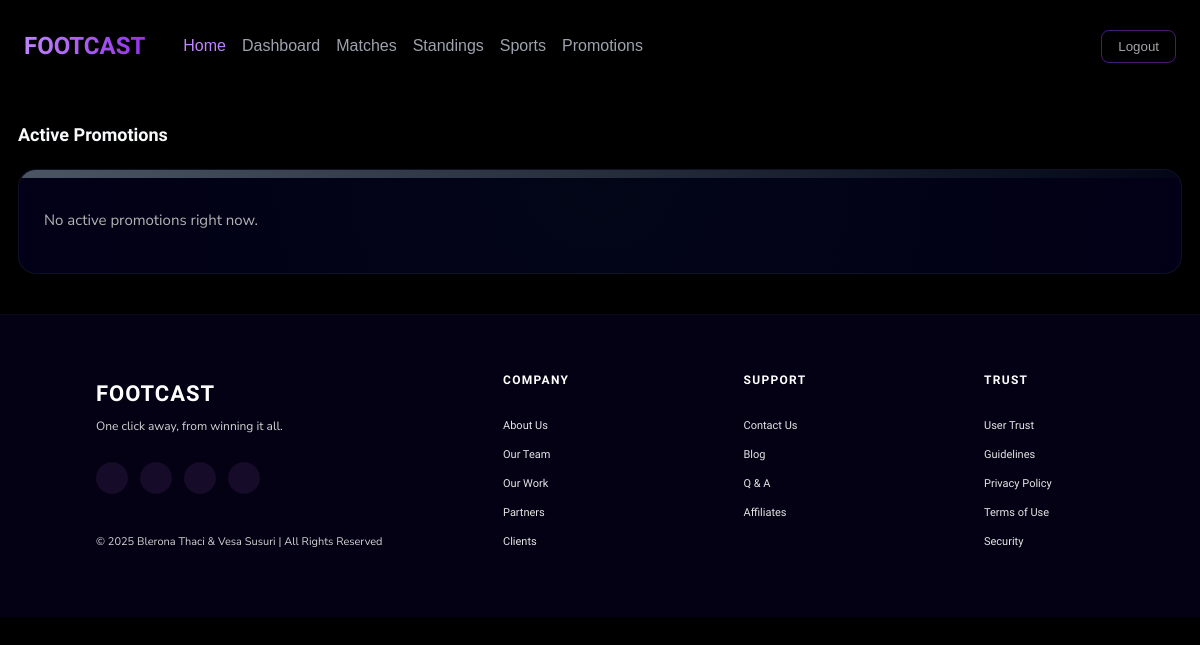
The app's page /promotions.php (signed in), older data.
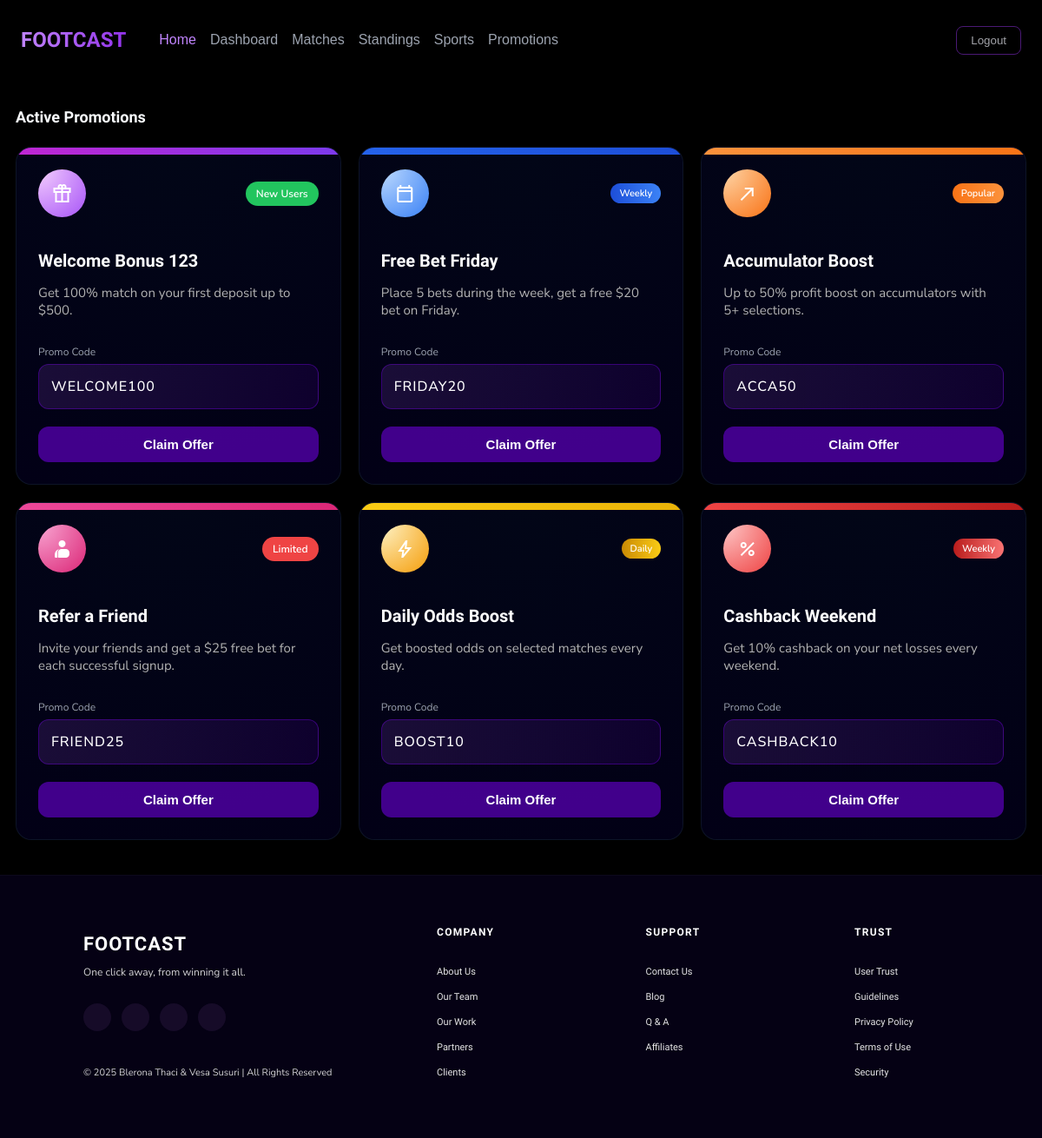
The same page, newer data.
### tables this page shows
CREATE TABLE `promotions` (
  `id` int(11) NOT NULL,
  `title` varchar(120) NOT NULL,
  `description` text NOT NULL,
  `promo_code` varchar(50) DEFAULT NULL,
  `tag_label` varchar(60) DEFAULT NULL,
  `tag_style` varchar(40) DEFAULT NULL,
  `icon_name` varchar(80) DEFAULT NULL,
  `card_style` varchar(40) DEFAULT NULL,
  `is_active` tinyint(1) NOT NULL DEFAULT 1,
  `sort_order` int(11) NOT NULL DEFAULT 0,
  `start_date` datetime DEFAULT NULL,
  `end_date` datetime DEFAULT NULL,
  `created_at` timestamp NOT NULL DEFAULT current_timestamp(),
  `updated_at` timestamp NOT NULL DEFAULT current_timestamp() ON UPDATE current_timestamp()
);

### admin-dashboard/assets/includes/PromotionsRepository.php (called while the page is built, shortened)
<?php
final class PromotionsRepository{
    private mysqli $db;
    public function __construct(mysqli $db){
        $this->db = $db;
    }
    public function getAll(): array{
        $stmt = $this->db->prepare(
            'SELECT id, title, description, promo_code, tag_label, tag_style, icon_name, card_style, is_active, sort_order, start_date, end_date, updated_at
             FROM promotions
             ORDER BY sort_order ASC, updated_at DESC'
        );
        return $this->fetchAll($stmt);
    }
    private function fetchAll(?mysqli_stmt $stmt): array {
        $stmt->execute();
        $result = $stmt->get_result();
        $rows = [];
        if ($result) {
            while ($row = $result->fetch_assoc()) {
                $rows[] = $row;
            }
        }
        return $rows;
    }
}

### promotions.php (the view, shortened to what this page needs)
<?php
require_once __DIR__ . '/admin-dashboard/assets/includes/PromotionsRepository.php';
$db = footcast_db();
$promotionsRepository = new PromotionsRepository($db);
$allPromotions = $promotionsRepository->getAll();
$activePromotions = [];
foreach ($allPromotions as $promo) {
    $activePromotions[] = $promo;
}
?>
<!DOCTYPE html>
<html lang="en">
<head>
  <link rel="stylesheet" href="./assets/css/promotions.css" />
  <link rel="stylesheet" href="./assets/css/matches.css">
</head>
<body>
<?php include('./assets/php/header.php'); ?>
  <main>
    <h3 class="page-title">Active Promotions</h3>
    <section class="promotions-grid">
      <?php if (empty($activePromotions)): ?>
        <div class="promo-card">
          <div class="promo-card-inner">
            <div class="promo-body">
              <p class="promo-text">No active promotions right now.</p>
            </div>
          </div>
        </div>
      <?php else: ?>
        <?php foreach ($activePromotions as $promo): ?>
          <?php
            $cardStyle = trim((string) ($promo['card_style'] ?? ''));
            $tagStyle = trim((string) ($promo['tag_style'] ?? ''));
            $iconName = trim((string) ($promo['icon_name'] ?? 'local_offer'));
            $tagLabel = trim((string) ($promo['tag_label'] ?? ''));
            $promoCode = trim((string) ($promo['promo_code'] ?? ''));
            $iconClass = '';
            if (strpos($cardStyle, 'card-') === 0) {
                $iconClass = substr($cardStyle, 5);
            }
          ?>
          <div class="promo-card <?php echo htmlspecialchars($cardStyle, ENT_QUOTES, 'UTF-8'); ?>">
            <div class="promo-card-inner">
              <div class="promo-header">
                <div class="promo-icon <?php echo htmlspecialchars($iconClass, ENT_QUOTES, 'UTF-8'); ?>">
                  <span class="material-symbols-outlined"><?php echo htmlspecialchars($iconName, ENT_QUOTES, 'UTF-8'); ?></span>
                </div>
                <?php if ($tagLabel !== ''): ?>
                  <?php
                    $tagClass = 'promo-main-tag';
                    if ($tagStyle !== '') {
                        if (strpos($tagStyle, 'pill-') === 0) {
                            $tagClass = 'small-pill ' . $tagStyle;
                        } else {
                            $tagClass = 'promo-main-tag ' . $tagStyle;
                        }
                    }
                  ?>
                  <div class="promo-top-right">
                    <span class="<?php echo htmlspecialchars($tagClass, ENT_QUOTES, 'UTF-8'); ?>">
                      <?php echo htmlspecialchars($tagLabel, ENT_QUOTES, 'UTF-8'); ?>
                    </span>
                  </div>
                <?php endif; ?>
              </div>
              <div class="promo-body">
                <div>
                  <h3 class="promo-title"><?php echo htmlspecialchars($promo['title'] ?? '', ENT_QUOTES, 'UTF-8'); ?></h3>
                  <p class="promo-text"><?php echo htmlspecialchars($promo['description'] ?? '', ENT_QUOTES, 'UTF-8'); ?></p>
                </div>
                <?php if ($promoCode !== ''): ?>
                  <div>
                    <p class="promo-label">Promo Code</p>
                    <div class="promo-code-box">
                      <span class="promo-code"><?php echo htmlspecialchars($promoCode, ENT_QUOTES, 'UTF-8'); ?></span>
                    </div>
                  </div>
                <?php endif; ?>
                <div class="promo-footer">
                  <button class="btn-claim" data-code="<?php echo htmlspecialchars($promoCode, ENT_QUOTES, 'UTF-8'); ?>">Claim Offer</button>
                </div>
              </div>
            </div>
          </div>
        <?php endforeach; ?>
      <?php endif; ?>
    </section>
  </main>
  <?php include('./assets/php/footer.php'); ?>
</body>
</html>

Row changes from the older to the newer data that the page shows:
added promotions: tag_label "New Users", title "Welcome Bonus 123", description "Get 100% match on your first deposit up to $500.", promo_code "WELCOME100"
added promotions: tag_label "Weekly", title "Free Bet Friday", description "Place 5 bets during the week, get a free $20 bet on Friday.", promo_code "FRIDAY20"
added promotions: tag_label "Popular", title "Accumulator Boost", description "Up to 50% profit boost on accumulators with 5+ selections.", promo_code "ACCA50"
added promotions: tag_label "Limited", title "Refer a Friend", description "Invite your friends and get a $25 free bet for each successful signup.", promo_code "FRIEND25"
added promotions: tag_label "Daily", title "Daily Odds Boost", description "Get boosted odds on selected matches every day.", promo_code "BOOST10"
added promotions: tag_label "Weekly", title "Cashback Weekend", description "Get 10% cashback on your net losses every weekend.", promo_code "CASHBACK10"
Text that changed along with them:
text no longer shown: "No active promotions right now."
